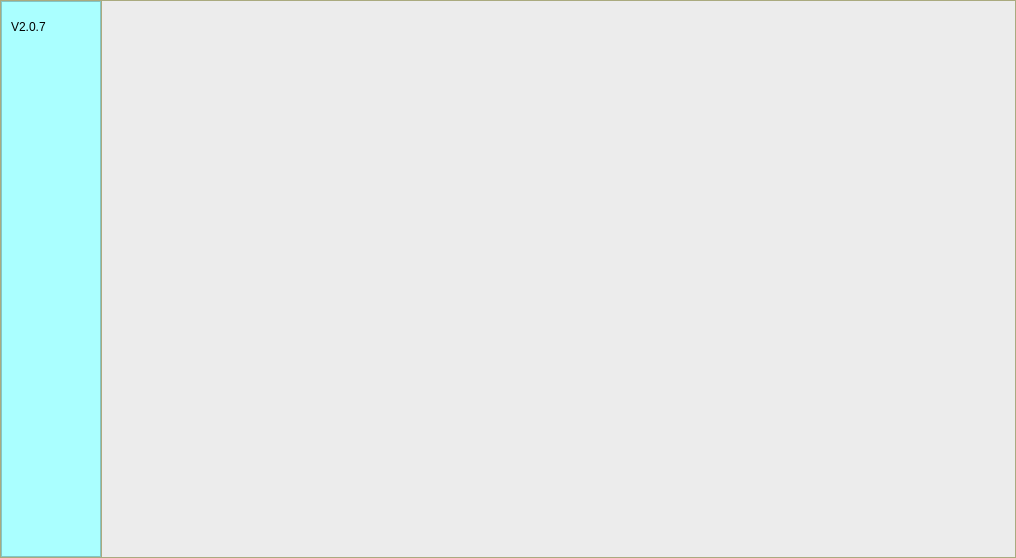
<?xml version="1.0" encoding="UTF-8"?>
<ui version="4.0">
 <class>MainWindow</class>
 <widget class="QMainWindow" name="MainWindow">
  <property name="geometry">
   <rect>
    <x>0</x>
    <y>0</y>
    <width>1016</width>
    <height>558</height>
   </rect>
  </property>
  <property name="windowTitle">
   <string>地检软件</string>
  </property>
  <property name="windowIcon">
   <iconset>
    <normaloff>C:/Users/Lenovo/Desktop/logo.png</normaloff>C:/Users/Lenovo/Desktop/logo.png</iconset>
  </property>
  <property name="styleSheet">
   <string notr="true">background-color: rgb(170, 170, 127);</string>
  </property>
  <widget class="QWidget" name="centralwidget">
   <layout class="QGridLayout" name="gridLayout">
    <property name="leftMargin">
     <number>1</number>
    </property>
    <property name="topMargin">
     <number>1</number>
    </property>
    <property name="rightMargin">
     <number>1</number>
    </property>
    <property name="bottomMargin">
     <number>1</number>
    </property>
    <property name="spacing">
     <number>1</number>
    </property>
    <item row="0" column="0">
     <layout class="QHBoxLayout" name="horizontalLayout">
      <property name="spacing">
       <number>1</number>
      </property>
      <item>
       <widget class="QFrame" name="frame_left">
        <property name="minimumSize">
         <size>
          <width>100</width>
          <height>0</height>
         </size>
        </property>
        <property name="styleSheet">
         <string notr="true">background-color: rgb(170, 255, 255);</string>
        </property>
        <property name="frameShape">
         <enum>QFrame::StyledPanel</enum>
        </property>
        <property name="frameShadow">
         <enum>QFrame::Raised</enum>
        </property>
        <widget class="QLabel" name="label">
         <property name="geometry">
          <rect>
           <x>10</x>
           <y>10</y>
           <width>71</width>
           <height>31</height>
          </rect>
         </property>
         <property name="text">
          <string>V2.0.7</string>
         </property>
        </widget>
       </widget>
      </item>
      <item>
       <widget class="QStackedWidget" name="stackedWidget">
        <property name="autoFillBackground">
         <bool>false</bool>
        </property>
        <property name="styleSheet">
         <string notr="true">background-color: rgb(236, 236, 236);</string>
        </property>
        <property name="currentIndex">
         <number>-1</number>
        </property>
       </widget>
      </item>
     </layout>
    </item>
   </layout>
  </widget>
 </widget>
 <resources/>
 <connections/>
</ui>
